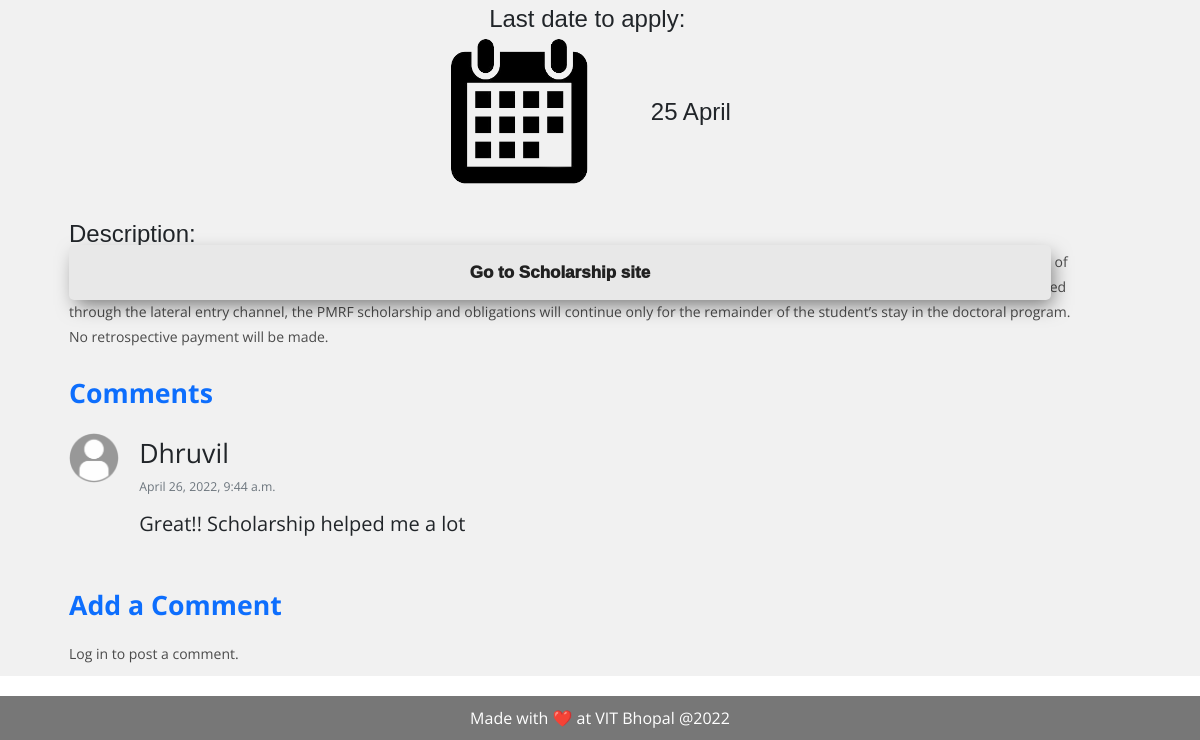
The page /listing/8 (lower part) on the database as committed earlier.
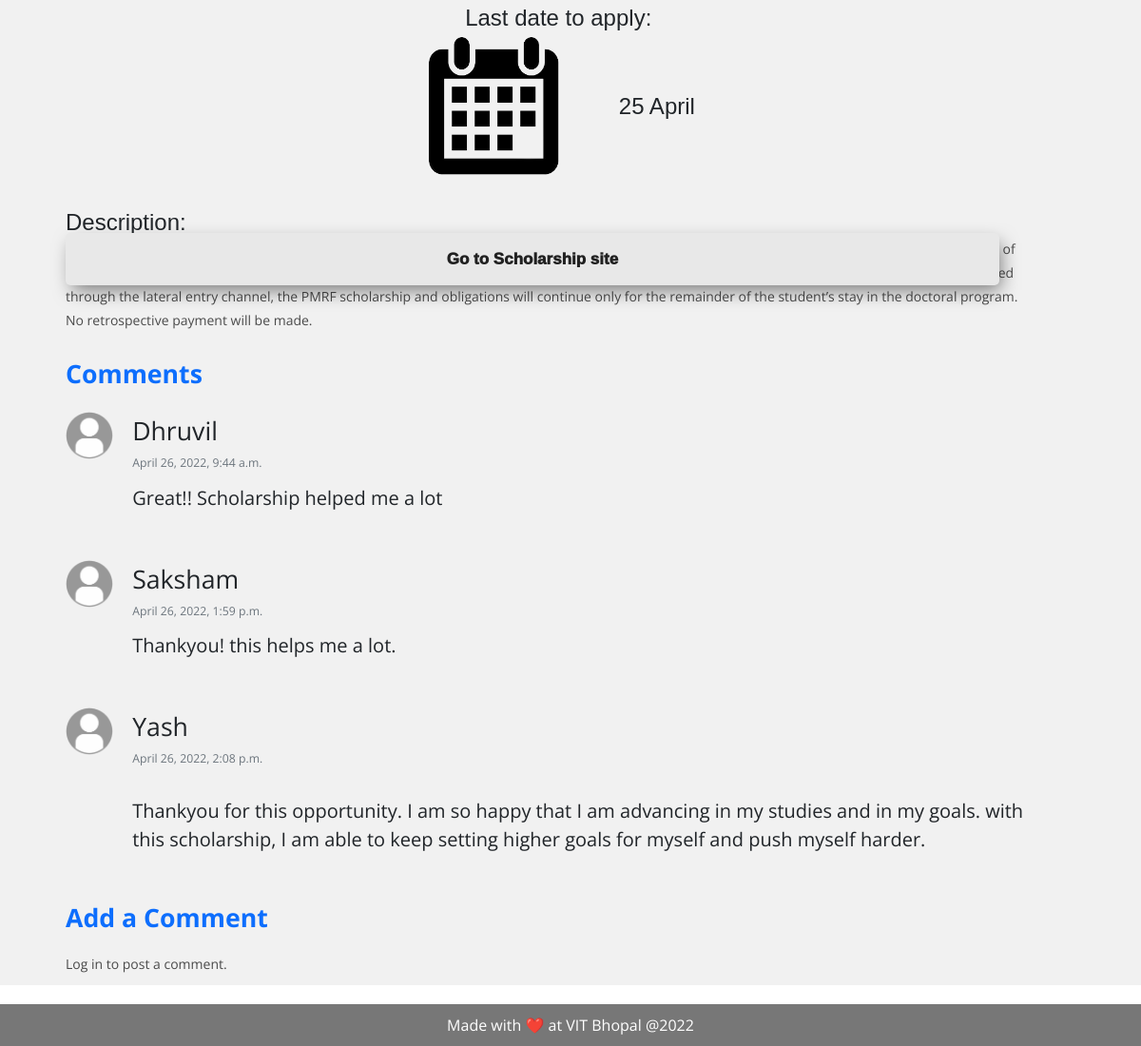
The same page on the database as committed later.
### app/models.py (models this page shows, shortened)
class Comment(models.Model):
    listing = models.ForeignKey(App, on_delete=models.CASCADE, related_name="comments", null=True)
    commenter = models.ForeignKey(User, on_delete=models.CASCADE, related_name="comments", null=True)
    content = models.TextField(verbose_name="Comment", default="")
    timestamp = models.DateTimeField(auto_now_add=True, null=True)

class User(AbstractUser):
    watchlist = models.ManyToManyField("App", blank=True, related_name="watchlist")

### app/views.py (the view)
# urls.py: path("listing/<str:listing_id>", views.listing, name="listing"),
def listing(request, listing_id):
    listing, comments, in_watchlist = listing_page_utility(request, listing_id)
    apps = App.objects.all().order_by("-name")
    return render(request, "app/listing.html",{
        "apps":apps,
        "listing":listing,
        "comments":comments,
        "comment_form":NewCommentForm(),
        "in_watchlist":in_watchlist
    })

### app/views.py (called while the page is built)
def listing_page_utility(request, listing_id):
    listing = App.objects.annotate(name_of_scholarship = Max("name"), provided_by = Max("providedby"), eligibility_criteria = Max("eligibilitycriteria"), exam_what = Max("exam"), scholarship_amount = Max("scholarshipamount"), application_fees = Max("applicationfees"), dead_line = Max("deadline"), link_to_page = Max("link"), cat = Max("category"), level = Max("levels"), descrip = Max("description")).get(id=listing_id)
    comments = Comment.objects.filter(listing=listing)
    if request.user.is_authenticated:
        in_watchlist = listing in request.user.watchlist.all()
    else:
        in_watchlist = False
    return listing, comments, in_watchlist

### app/templates/app/listing.html (shortened to what this page needs)
{% load static %}
<!DOCTYPE html>
<html lang="en">
<head>
    <link rel="stylesheet" href="https://stackpath.bootstrapcdn.com/bootstrap/4.4.1/css/bootstrap.min.css"
>
    <link href="{% static 'auctions/styles.css' %}" rel="stylesheet">
    <link href="{% static 'app/vendor/bootstrap/css/bootstrap.min.css' %}" rel="stylesheet">
    <link rel="stylesheet" href="{% static 'app/assets/css/fontawesome.css' %}">
    <link rel="stylesheet" href="{% static 'app/assets/css/templatemo-eduwell-style.css' %}">
    <link rel="stylesheet" href="{% static 'app/assets/css/owl.css' %}">
    <link rel="stylesheet" href="{% static 'app/assets/css/lightbox.css' %}">
    <link rel="stylesheet" href="{% static 'app/cards.css' %}">
    <link rel="stylesheet" href="{% static 'app/listing.css' %}">
</head>
<body>
    <section>
        <article>
            <div class="data">
                <div class="centeral-data">
                    <div class="right">
                        <div class="n6">
                            <div class="place1">
                                <h4>Last date to apply: </h4>
                            </div>
                            <div class="align1">
                                <img src="{% static 'app/images/calendar-icon.png' %}" class="img">
                                <h4>{% firstof listing.dead_line %}</h4>
                            </div>
                        </div>
                        <div class="n8">
                            <a href = "{{listing.link}}">
                                <button class="btn1" onclick="location.href = '{% firstof listing.link_to_page %}'">
                                    Go to Scholarship site
                                </button>
                            </a>
                        </div>
                    </div>
                </div>
                <div class="desc">
                    <h4>Description:</h4>
                    <p>{% firstof listing.descrip %}</p>
                <div>
                    <div class="mt-4">
                        <div class="text-primary">Comments</div>
                        {% for comment in comments %}
                        <div class="comment">
                            <div class = "user-ico">
                                <img class = "ico1" src = "{% static 'app/images/User-Icon.png' %}">
                            </div>
                            <div class = "user-name">
                                {{ comment.commenter }}
                                <p class="text-muted"><small>{{ comment.timestamp }}</small></p>
                                <div class = "content">{{ comment.content }}</div>
                            </div>
                        </div>
                        {% empty %}
                        <p>No comments yet.</p>
                        {% endfor %}
                    </div>
                    <div class="mt-4">
                        <h3 class="text-primary">Add a Comment</h3>
                        {% if user.is_authenticated %}
                            {% load crispy_forms_tags %}
                        {% else %}
                        <p>Log in to post a comment.</p>
                        {% endif %}
                    </div>
                </div>
        </article>
    </section>
</body>
<footer style="    margin-top: 20px;
                                    left: 0;
                                    bottom: 0;
                                    width: 100%;
                                    text-align: center;">
    Made with ❤️ at VIT Bhopal @2022
</footer>
</html>

Rows that differ between the two databases and show on the page:
added Comment: commenter "Saksham", timestamp "April 26, 2022, 1:59 p.m.", content "Thankyou! this helps me a lot."
added Comment: commenter "Yash", timestamp "April 26, 2022, 2:08 p.m.", content "Thankyou for this opportunity. I am so happy that I am advancing in my studies and in my goals. with this scholarship, I am able to keep setting higher goals for myself and push myself harder."
